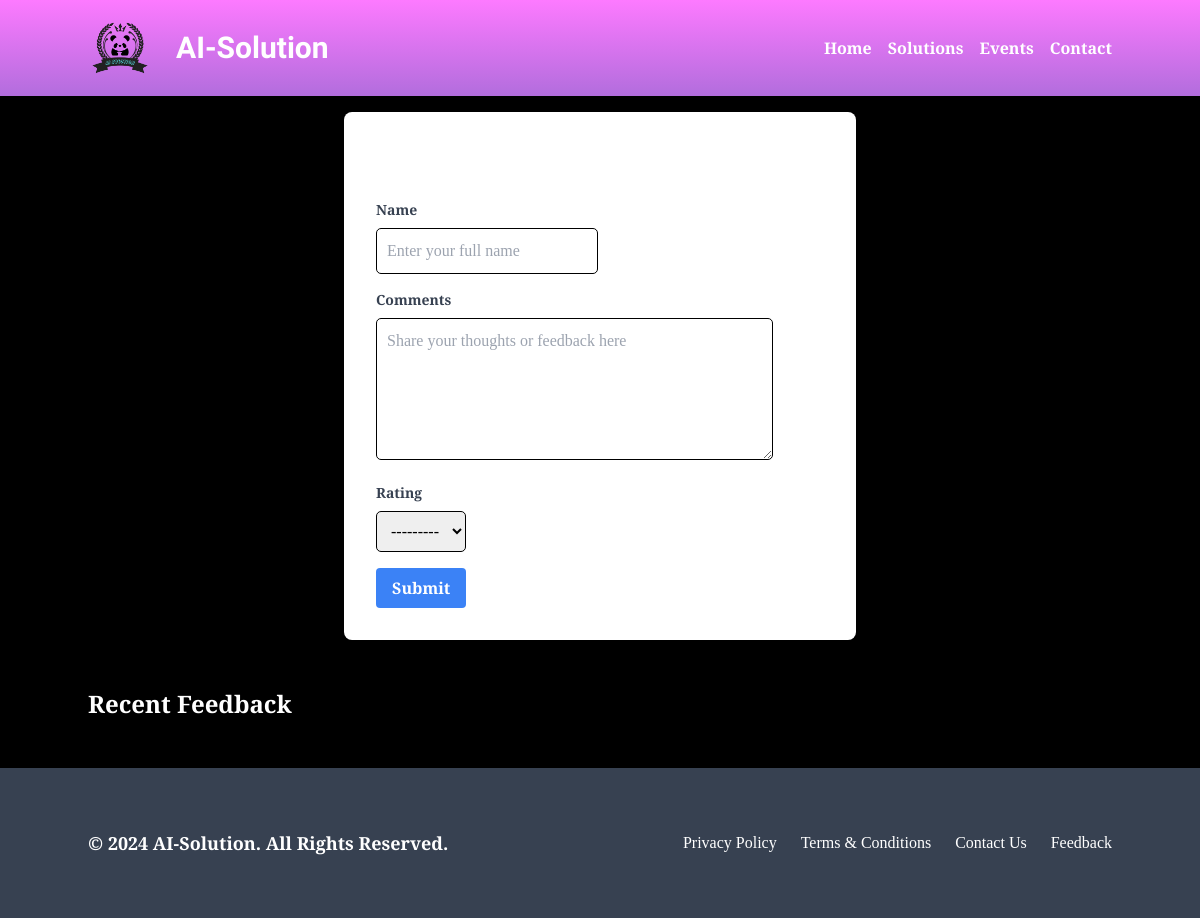
The app's page /feedback/, older data.
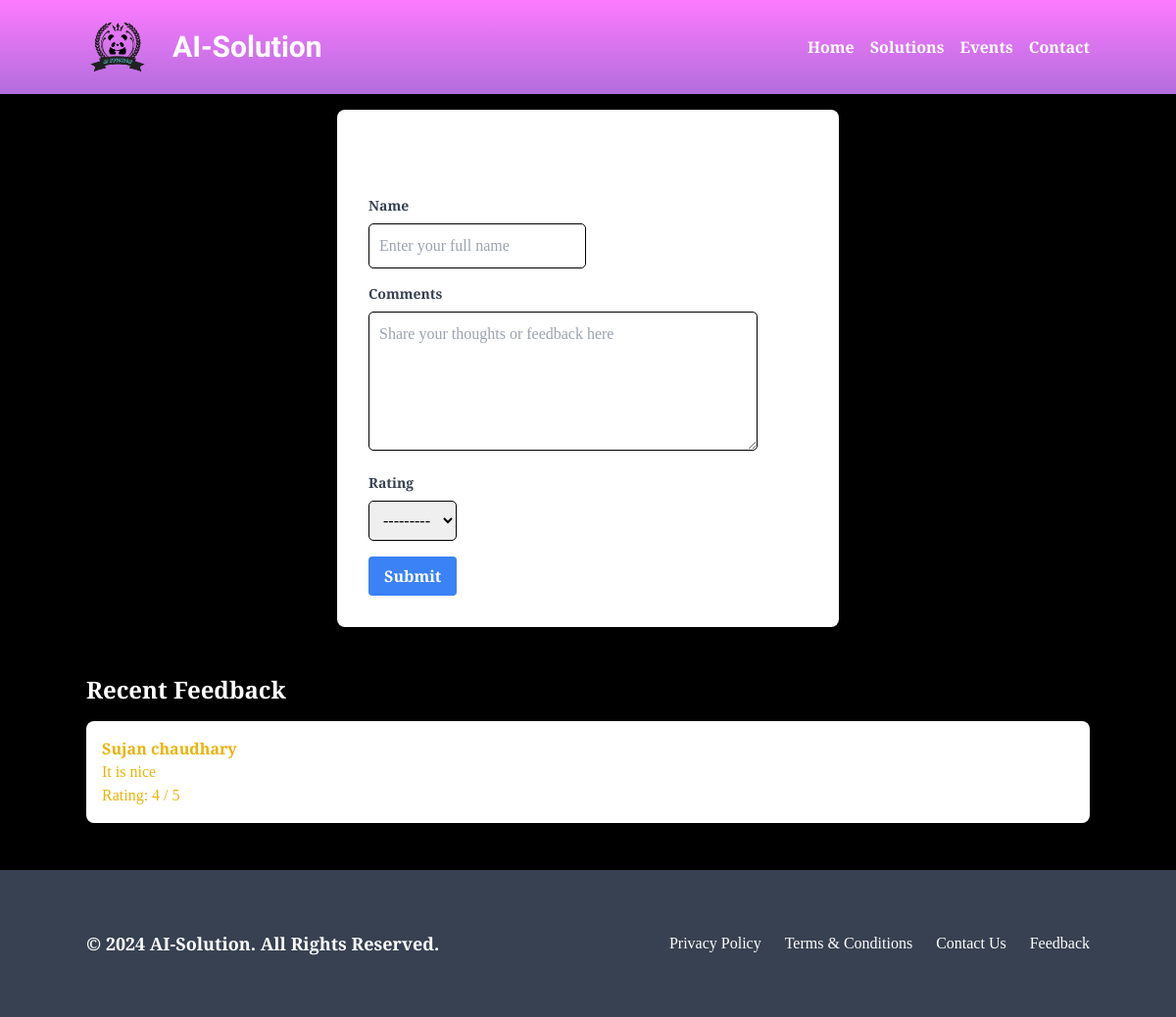
The same page, newer data.
### app/models.py (models this page shows, shortened)
class Feedback(models.Model):
    RATING_CHOICES = [(i, str(i)) for i in range(1, 6)]  # Generates choices for ratings from 1 to 5
    name = models.CharField(max_length=100)
    comments = models.TextField()
    rating = models.IntegerField(choices=RATING_CHOICES)  # Use the predefined choices
    date_submitted = models.DateTimeField(auto_now_add=True)  # Fix typo in "data_submitted"

### app/views.py (the view)
# urls.py: path('feedback/', feedback_view, name='feedback'),
def feedback_view(request):
    recent_feedbacks = Feedback.objects.order_by('-date_submitted')[:3]
    if request.method == 'POST':
        form = FeedbackForm(request.POST)
        if form.is_valid():
            form.save()
            return redirect('home')
    else:
        form = FeedbackForm()
    return render(request, 'feedback.html', {'form': form, 'recent_feedbacks': recent_feedbacks})

### app/forms.py
class FeedbackForm(forms.ModelForm):
    class Meta:
        model = Feedback
        fields = ['name', 'comments', 'rating']
        widgets = {
            'name': forms.TextInput(attrs={
                'class': 'form-control',
                'placeholder': 'Enter your full name',
                'style': 'border: 1px solid black; padding: 10px; border-radius: 5px; color: black;',
            }),
            'comments': forms.Textarea(attrs={
                'class': 'form-control',
                'placeholder': 'Share your thoughts or feedback here',
                'rows': 5,
                'style': 'border: 1px solid black; padding: 10px; border-radius: 5px; color: black;',
            }),
            'rating': forms.Select(attrs={
                'class': 'form-control',
                'style': 'border: 1px solid black; padding: 10px; border-radius: 5px; color: black;',
            }),
        }
        labels = {
            'name': 'Your Name',
            'comments': 'Your Comments',
            'rating': 'Rating (1 to 5)',
        }
        help_texts = {
            'rating': 'Choose a rating from 1 (poor) to 5 (excellent).',
        }

### Templates/feedback.html (shortened to what this page needs)
{% extends 'fotter.html' %}
{% block content %}
    <div class="container mx-auto py-8">
        <div class="bg-white shadow-md rounded-lg p-8 max-w-lg mx-auto">
            <h2 class="text-2xl font-bold mb-6">Submit Your Feedback</h2>
            <form method="post">
                <div class="mb-4">
                    <label class="block text-gray-700 text-sm font-bold mb-2" for="name">Name</label>
                    {{ form.name }}
                </div>
                <div class="mb-4">
                    <label class="block text-gray-700 text-sm font-bold mb-2" for="comments">Comments</label>
                    {{ form.comments }}
                </div>
                <div class="mb-4">
                    <label class="block text-gray-700 text-sm font-bold mb-2" for="rating">Rating</label>
                    {{ form.rating }}
                </div>
                <button type="submit" class="bg-blue-500 text-white font-bold py-2 px-4 rounded hover:bg-blue-700">Submit</button>
            </form>
        </div>
        <div class="mt-12">
            <h2 class="text-2xl font-bold mb-4">Recent Feedback</h2>
            {% for feedback in recent_feedbacks %}
                <div class="bg-white shadow-md rounded-lg p-4 mb-4">
                    <p class="font-bold text-yellow-500">{{ feedback.name }}</p>
                    <p class="text-yellow-500">{{ feedback.comments }}</p>
                    <p class="text-yellow-500">Rating: {{ feedback.rating }} / 5</p>
                </div>
            {% endfor %}
        </div>
    </div>
{% endblock %}

### Templates/fotter.html (shortened to what this page needs)
<!DOCTYPE html>
<html lang="en">
  <head>
    <script src="https://cdn.tailwindcss.com"></script>
  </head>
  <body class="text-white" style="background-color: #000000">
    <header
      style="background: linear-gradient(180deg, #fd7aff, #b26ddd)"
      class="text-white p-4 shadow-md fixed top-0 left-0 w-full z-50"
    >
      <div class="container mx-auto flex items-center justify-between">
        <div class="flex items-center space-x-4">
          <div class="rounded-full h-16 w-16">
            {% load static %}
            <a href="{%url 'home'%}">
              <img
                src="{% static '/images/LOGO.png' %}"
                alt="Logo"
                class="h-full w-full object-cover"
              />
            </a>
          </div>
          <h1
            class="text-3xl font-extrabold px-2 py-1 rounded"
            style="font-family: 'Goldman', sans-serif"
          >
            AI-Solution
          </h1>
        </div>
        <nav>
          <ul class="flex font-bold space-x-4">
            <li>
              <a href="{%url 'home'%}" class="hover:text-gray-200">Home</a>
            </li>
            <li><a href="project" class="hover:text-gray-200">Solutions</a></li>
            <li><a href="gallary" class="hover:text-gray-200">Events</a></li>
            <li><a href="contact" class="hover:text-gray-200">Contact</a></li>
          </ul>
        </nav>
      </div>
    </header>
    <main class="pt-20">
      {% block content %} {% endblock %}
    </main>
    <footer class="bg-gray-700 text-white py-6 h-[150px]">
      <div class="container mx-auto flex flex-col md:flex-row justify-between items-center h-full">
        <div class="text-center md:text-left mb-4 md:mb-0">
          <a href="#" class="text-lg font-bold hover:underline">
            &copy; 2024 AI-Solution. All Rights Reserved.
          </a>
        </div>
        <div class="flex flex-wrap justify-center md:justify-end space-x-6">
          <a href="/privacy" class="text-base hover:underline">
            Privacy Policy
          </a>
          <a href="/termscondition" class="text-base hover:underline">
            Terms & Conditions
          </a>
          <a href="/contact" class="text-base hover:underline">
            Contact Us
          </a>
          <a href="/feedback/" class="text-base hover:underline">
            Feedback
          </a>
        </div>
      </div>
    </footer>
  </body>
</html>

### Templates/fotter.html (style rules this page uses)
body { font-family: "Source Serif Pro", serif; }

Row changes from the older to the newer data that the page shows:
added Feedback: name "Sujan chaudhary", comments "It is nice", rating "4"
